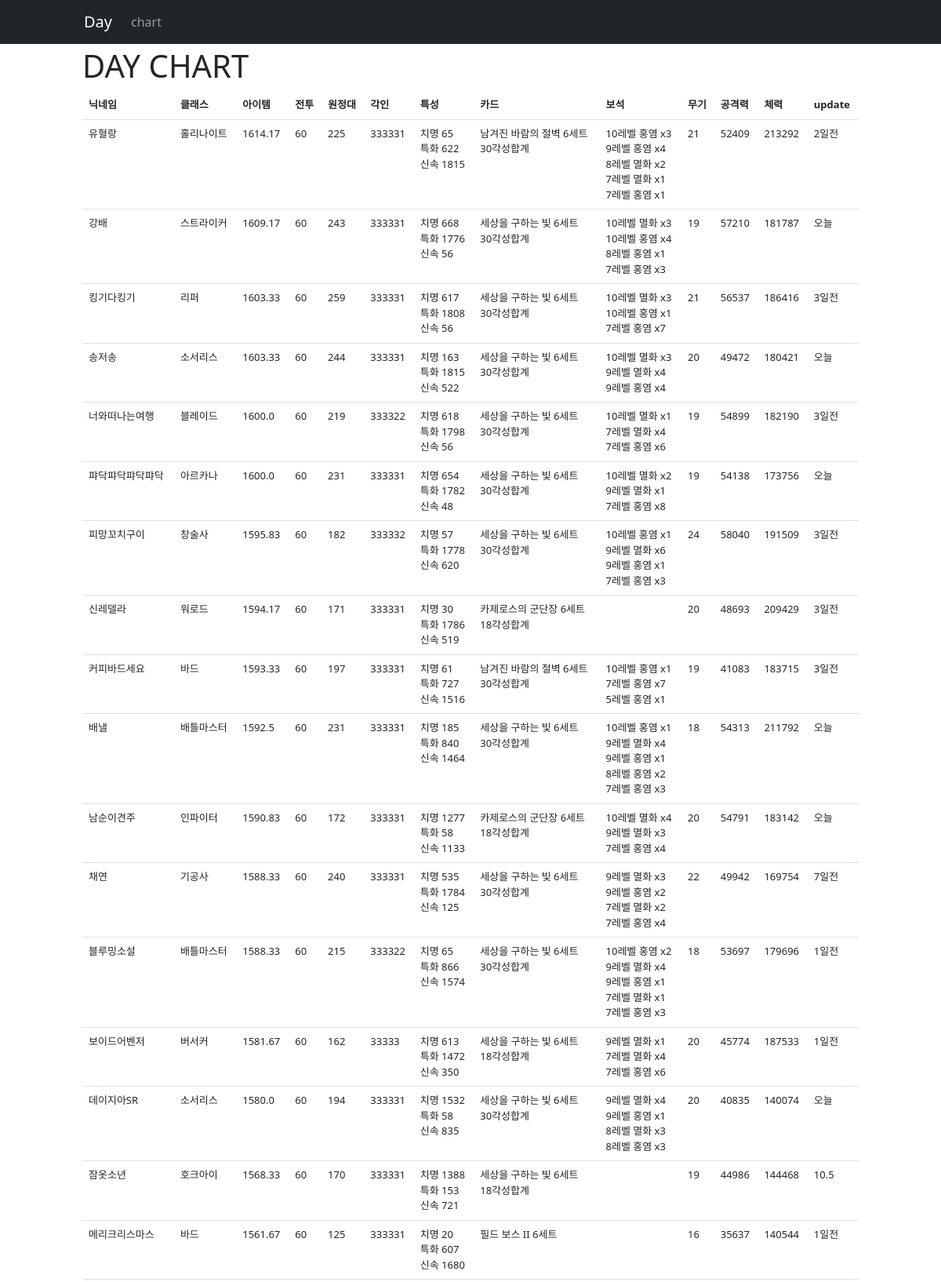
Page /guild/chart/ (upper part) on the committed database.
### guild/models.py (models this page shows, shortened)
class Member(models.Model):
    character_name = models.CharField(max_length=12, primary_key=True)  #캐릭터명
    character_class = models.CharField(max_length=6)
    character_item_level = models.FloatField()
    character_battle_level = models.IntegerField()
    character_expedition_level = models.IntegerField()
    character_engraving = models.CharField(max_length=200)
    character_stat = models.CharField(max_length=200)
    character_card = models.CharField(max_length=50)
    character_gem = models.CharField(max_length=200)
    character_equipment_level = models.CharField(max_length=200)
    character_power = models.IntegerField()
    character_vitality = models.IntegerField()
    created_date = models.DateTimeField(auto_now_add=True, editable=True)
    modified_date = models.DateTimeField(auto_now=True, editable=True)
    def stat_as_list(self):
        return [stat for stat in self.character_stat.split(',') if stat[:2] in ['치명', '특화', '신속']]
    def equipment_weapon_lv(self):
        return re.sub(r'[^0-9]', '', self.character_equipment_level.split(',')[0])
    def equipment_as_list(self):
        return self.character_equipment_level.split(',')
    def engraving_simple(self):
        return re.sub(r'[^0-9]', '', self.character_engraving)
    def engraving_as_list(self):
        return self.character_engraving.split(',')
    def card_slice(self):
        return self.character_card.replace(')', '').split(' (')
    def gem_simple(self):
        if not self.character_gem: return
        gem_list = self.character_gem.split(',')
        counter = {}
        for gem in gem_list:
            gem = gem.replace('의 보석', '')
            if gem in counter:
                counter[gem] += 1
            else:
                counter[gem] = 1
        return [f'{key} x{value}' for key, value in counter.items()]
    @property
    def elapsed_time(self):
        time = datetime.now() - self.modified_date
        if time < timedelta(days=1):
            return '오늘'
        elif time < timedelta(days=7):
            return f'{datetime.now().day - self.modified_date.day}일전'
        else:
            return f'{self.modified_date.month}.{self.modified_date.day}'

### guild/views.py (the view)
# urls.py: path('chart/', views.chart, name='chart'),
def chart(request):
    character_list = Member.objects.order_by('-character_item_level')
    character_history = {}
    for character in character_list:
        character_name = character.character_name
        last_update = character.modified_date.date()
        character_history[character_name] = History.objects.filter(character_name=character_name, date__gte=last_update)
    context = {'character_list': character_list, 'character_history': character_history}
    return render(request, 'guild/character_list.html', context)

### guild/models.py (called while the page is built)
    def field_trans(self):
        if self.field == 'character_item_level': return '아이템레벨'
        elif self.field == 'character_battle_level': return '전투레벨'
        elif self.field == 'character_expedition_level': return '원정대레벨'
        elif self.field == 'character_engraving': return '각인'
        elif self.field == 'character_stat': return '특성'
        elif self.field == 'character_card': return '카드'
        elif self.field == 'character_gem': return '보석'
        elif self.field == 'character_equipment_level': return '장비'
        elif self.field == 'character_power': return '공격력'
        elif self.field == 'character_vitality': return '생명력'

### guild/templatetags/guild_filter.py (called while the page is built)
@register.filter
def get_item(dictionary, key):
    return dictionary.get(key)

### templates/guild/character_list.html (shortened to what this page needs)
{% extends 'base.html' %}
{% load guild_filter %}
{% block content %}
<h1>DAY CHART</h1>
<div class="table-responsive text-nowrap">
    <table class="table">
        <thead>
        <tr>
            <th scope="col" class="th-name">닉네임</th>
            <th scope="col" class="th-class">클래스</th>
            <th scope="col" class="th-itemlv">아이템</th>
            <th scope="col" class="th-battlelv">전투</th>
            <th scope="col" class="th-expeditionlv">원정대</th>
            <th scope="col" class="th-engraving">각인</th>
            <th scope="col" class="th-stat">특성</th>
            <th scope="col" class="th-card">카드</th>
            <th scope="col" class="th-gem">보석</th>
            <th scope="col" class="th-equipment">무기</th>
            <th scope="col" class="th-power">공격력</th>
            <th scope="col" class="th-vitality">체력</th>
            <th scope="col" class="th-date">update</th>
        </tr>
        </thead>
        <tbody>
        {% if character_list %}
        {% for character in character_list %}
        <tr>
            <td><a href="{% url 'guild:history' character.character_name%}" target="_blank">{{character.character_name}}</a></td>
            <td><p>{{character.character_class}}</p></td>
            <td><p>{{character.character_item_level}}</p></td>
            <td><p>{{character.character_battle_level}}</p></td>
            <td><p>{{character.character_expedition_level}}</p></td>
            <td>
                <p>{{character.engraving_simple}}</p>
            </td>
            <td>
                {% for stat in character.stat_as_list %}
                <p>{{stat}}</p>
                {% endfor %}
            </td>
            <td>
                {% for card in character.card_slice %}
                <p>{{card}}</p>
                {% endfor %}
            </td>
            <td>
                {% for gem in character.gem_simple %}
                <p>{{gem}}</p>
                {% endfor %}
            </td>
            <td>
                <p>{{character.equipment_weapon_lv}}</p>
            </td>
            <td><p>{{character.character_power}}</p></td>
            <td><p>{{character.character_vitality}}</p></td>
            <td>
                <p>{{character.elapsed_time}}</p>
            </td>
        </tr>
        {% endfor %}
        {% else %}
        <tr>
            <td>no data</td>
        </tr>
        {% endif %}
        </tbody>
    </table>
</div>
{% endblock %}

### static/style.css (style rules this page uses)
a { color: inherit; text-decoration: none; }
p { margin-bottom: 0; }
.table { font-size:13px; }

### rows in the picture
Member: character_name "유혈랑", character_class "홀리나이트", character_item_level "1614.17", character_battle_level "60", character_expedition_level "225", engraving_simple "333331", stat_as_list "치명 65" "특화 622" "신속 1815", card_slice "남겨진 바람의 절벽 6세트" "30각성합계", gem_simple "10레벨 홍염 x3" "9레벨 홍염 x4" "8레벨 멸화 x2" "7레벨 멸화 x1" "7레벨 홍염 x1", equipment_weapon_lv "21", character_power "52409", character_vitality "213292", elapsed_time "2일전"
Member: character_name "강배", character_class "스트라이커", character_item_level "1609.17", character_battle_level "60", character_expedition_level "243", engraving_simple "333331", stat_as_list "치명 668" "특화 1776" "신속 56", card_slice "세상을 구하는 빛 6세트" "30각성합계", gem_simple "10레벨 멸화 x3" "10레벨 홍염 x4" "8레벨 홍염 x1" "7레벨 홍염 x3", equipment_weapon_lv "19", character_power "57210", character_vitality "181787", elapsed_time "오늘"
Member: character_name "킹기다킹기", character_class "리퍼", character_item_level "1603.33", character_battle_level "60", character_expedition_level "259", engraving_simple "333331", stat_as_list "치명 617" "특화 1808" "신속 56", card_slice "세상을 구하는 빛 6세트" "30각성합계", gem_simple "10레벨 멸화 x3" "10레벨 홍염 x1" "7레벨 홍염 x7", equipment_weapon_lv "21", character_power "56537", character_vitality "186416", elapsed_time "3일전"
Member: character_name "송저송", character_class "소서리스", character_item_level "1603.33", character_battle_level "60", character_expedition_level "244", engraving_simple "333331", stat_as_list "치명 163" "특화 1815" "신속 522", card_slice "세상을 구하는 빛 6세트" "30각성합계", gem_simple "10레벨 멸화 x3" "9레벨 멸화 x4" "9레벨 홍염 x4", equipment_weapon_lv "20", character_power "49472", character_vitality "180421", elapsed_time "오늘"
Member: character_name "너와떠나는여행", character_class "블레이드", character_item_level "1600.0", character_battle_level "60", character_expedition_level "219", engraving_simple "333322", stat_as_list "치명 618" "특화 1798" "신속 56", card_slice "세상을 구하는 빛 6세트" "30각성합계", gem_simple "10레벨 멸화 x1" "7레벨 멸화 x4" "7레벨 홍염 x6", equipment_weapon_lv "19", character_power "54899", character_vitality "182190", elapsed_time "3일전"
Member: character_name "퍄닥퍄닥퍄닥퍄닥", character_class "아르카나", character_item_level "1600.0", character_battle_level "60", character_expedition_level "231", engraving_simple "333331", stat_as_list "치명 654" "특화 1782" "신속 48", card_slice "세상을 구하는 빛 6세트" "30각성합계", gem_simple "10레벨 멸화 x2" "9레벨 멸화 x1" "7레벨 홍염 x8", equipment_weapon_lv "19", character_power "54138", character_vitality "173756", elapsed_time "오늘"
Member: character_name "피망꼬치구이", character_class "창술사", character_item_level "1595.83", character_battle_level "60", character_expedition_level "182", engraving_simple "333332", stat_as_list "치명 57" "특화 1778" "신속 620", card_slice "세상을 구하는 빛 6세트" "30각성합계", gem_simple "10레벨 홍염 x1" "9레벨 멸화 x6" "9레벨 홍염 x1" "7레벨 홍염 x3", equipment_weapon_lv "24", character_power "58040", character_vitality "191509", elapsed_time "3일전"
Member: character_name "신레델라", character_class "워로드", character_item_level "1594.17", character_battle_level "60", character_expedition_level "171", engraving_simple "333331", stat_as_list "치명 30" "특화 1786" "신속 519", card_slice "카제로스의 군단장 6세트" "18각성합계", equipment_weapon_lv "20", character_power "48693", character_vitality "209429", elapsed_time "3일전"
Member: character_name "커피바드세요", character_class "바드", character_item_level "1593.33", character_battle_level "60", character_expedition_level "197", engraving_simple "333331", stat_as_list "치명 61" "특화 727" "신속 1516", card_slice "남겨진 바람의 절벽 6세트" "30각성합계", gem_simple "10레벨 홍염 x1" "7레벨 홍염 x7" "5레벨 홍염 x1", equipment_weapon_lv "19", character_power "41083", character_vitality "183715", elapsed_time "3일전"
Member: character_name "배낼", character_class "배틀마스터", character_item_level "1592.5", character_battle_level "60", character_expedition_level "231", engraving_simple "333331", stat_as_list "치명 185" "특화 840" "신속 1464", card_slice "세상을 구하는 빛 6세트" "30각성합계", gem_simple "10레벨 홍염 x1" "9레벨 멸화 x4" "9레벨 홍염 x1" "8레벨 홍염 x2" "7레벨 홍염 x3", equipment_weapon_lv "18", character_power "54313", character_vitality "211792", elapsed_time "오늘"
Member: character_name "남순이견주", character_class "인파이터", character_item_level "1590.83", character_battle_level "60", character_expedition_level "172", engraving_simple "333331", stat_as_list "치명 1277" "특화 58" "신속 1133", card_slice "카제로스의 군단장 6세트" "18각성합계", gem_simple "10레벨 멸화 x4" "9레벨 멸화 x3" "7레벨 홍염 x4", equipment_weapon_lv "20", character_power "54791", character_vitality "183142", elapsed_time "오늘"
Member: character_name "채연", character_class "기공사", character_item_level "1588.33", character_battle_level "60", character_expedition_level "240", engraving_simple "333331", stat_as_list "치명 535" "특화 1784" "신속 125", card_slice "세상을 구하는 빛 6세트" "30각성합계", gem_simple "9레벨 멸화 x3" "9레벨 홍염 x2" "7레벨 멸화 x2" "7레벨 홍염 x4", equipment_weapon_lv "22", character_power "49942", character_vitality "169754", elapsed_time "7일전"
Member: character_name "블루밍소설", character_class "배틀마스터", character_item_level "1588.33", character_battle_level "60", character_expedition_level "215", engraving_simple "333322", stat_as_list "치명 65" "특화 866" "신속 1574", card_slice "세상을 구하는 빛 6세트" "30각성합계", gem_simple "10레벨 홍염 x2" "9레벨 멸화 x4" "9레벨 홍염 x1" "7레벨 멸화 x1" "7레벨 홍염 x3", equipment_weapon_lv "18", character_power "53697", character_vitality "179696", elapsed_time "1일전"
Member: character_name "보이드어벤저", character_class "버서커", character_item_level "1581.67", character_battle_level "60", character_expedition_level "162", engraving_simple "33333", stat_as_list "치명 613" "특화 1472" "신속 350", card_slice "세상을 구하는 빛 6세트" "18각성합계", gem_simple "9레벨 멸화 x1" "7레벨 멸화 x4" "7레벨 홍염 x6", equipment_weapon_lv "20", character_power "45774", character_vitality "187533", elapsed_time "1일전"
Member: character_name "데이지아SR", character_class "소서리스", character_item_level "1580.0", character_battle_level "60", character_expedition_level "194", engraving_simple "333331", stat_as_list "치명 1532" "특화 58" "신속 835", card_slice "세상을 구하는 빛 6세트" "30각성합계", gem_simple "9레벨 멸화 x4" "9레벨 홍염 x1" "8레벨 멸화 x3" "8레벨 홍염 x3", equipment_weapon_lv "20", character_power "40835", character_vitality "140074", elapsed_time "오늘"
Member: character_name "잠옷소년", character_class "호크아이", character_item_level "1568.33", character_battle_level "60", character_expedition_level "170", engraving_simple "333331", stat_as_list "치명 1388" "특화 153" "신속 721", card_slice "세상을 구하는 빛 6세트" "18각성합계", equipment_weapon_lv "19", character_power "44986", character_vitality "144468", elapsed_time "10.5"
Member: character_name "메리크리스마스", character_class "바드", character_item_level "1561.67", character_battle_level "60", character_expedition_level "125", engraving_simple "333331", stat_as_list "치명 20" "특화 607" "신속 1680", card_slice "필드 보스 II 6세트", equipment_weapon_lv "16", character_power "35637", character_vitality "140544", elapsed_time "1일전"
